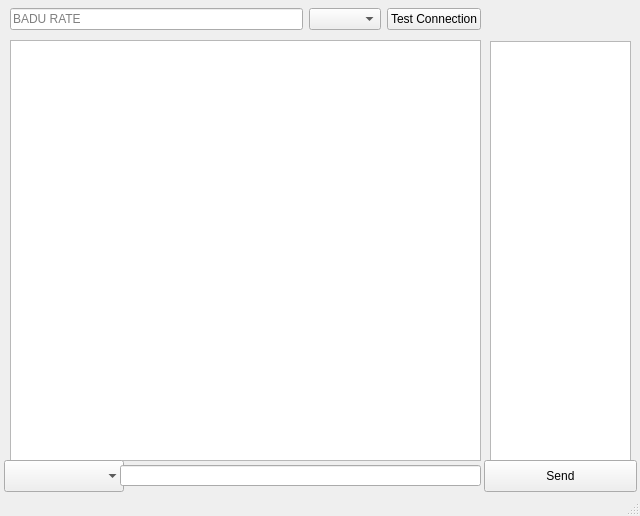
<?xml version="1.0" encoding="UTF-8"?>
<ui version="4.0">
 <class>MainWindow</class>
 <widget class="QMainWindow" name="MainWindow">
  <property name="geometry">
   <rect>
    <x>0</x>
    <y>0</y>
    <width>640</width>
    <height>516</height>
   </rect>
  </property>
  <property name="windowTitle">
   <string>MainWindow</string>
  </property>
  <widget class="QWidget" name="centralwidget">
   <widget class="QListWidget" name="MessageListView">
    <property name="geometry">
     <rect>
      <x>10</x>
      <y>40</y>
      <width>471</width>
      <height>421</height>
     </rect>
    </property>
   </widget>
   <widget class="QWidget" name="horizontalLayoutWidget">
    <property name="geometry">
     <rect>
      <x>10</x>
      <y>0</y>
      <width>471</width>
      <height>38</height>
     </rect>
    </property>
    <layout class="QHBoxLayout" name="horizontalLayout">
     <item>
      <widget class="QLineEdit" name="BaduRateLineEdit">
       <property name="text">
        <string/>
       </property>
       <property name="placeholderText">
        <string>BADU RATE</string>
       </property>
      </widget>
     </item>
     <item>
      <widget class="QComboBox" name="ComPortComboBox"/>
     </item>
     <item>
      <widget class="QPushButton" name="TestConnectionButton">
       <property name="text">
        <string>Test Connection</string>
       </property>
      </widget>
     </item>
    </layout>
   </widget>
   <widget class="QListWidget" name="CommandListView">
    <property name="geometry">
     <rect>
      <x>490</x>
      <y>41</y>
      <width>141</width>
      <height>421</height>
     </rect>
    </property>
   </widget>
   <widget class="QComboBox" name="InvertorComboBox">
    <property name="geometry">
     <rect>
      <x>4</x>
      <y>460</y>
      <width>120</width>
      <height>32</height>
     </rect>
    </property>
   </widget>
   <widget class="QLineEdit" name="CommandLineEdit">
    <property name="geometry">
     <rect>
      <x>120</x>
      <y>465</y>
      <width>361</width>
      <height>21</height>
     </rect>
    </property>
   </widget>
   <widget class="QPushButton" name="SendButton">
    <property name="geometry">
     <rect>
      <x>484</x>
      <y>460</y>
      <width>153</width>
      <height>32</height>
     </rect>
    </property>
    <property name="text">
     <string>Send</string>
    </property>
   </widget>
  </widget>
  <widget class="QStatusBar" name="Statusbar"/>
 </widget>
 <resources/>
 <connections/>
</ui>
